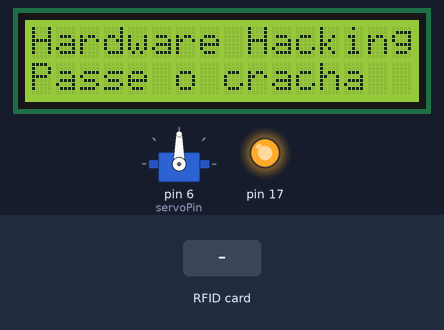
Simulated run of this sketch. Board: Arduino Leonardo, built with avr-gcc and run on an emulated ATmega32U4. Shown: servo, 16×2 character LCD, output pins drawn as LEDs (lit = HIGH). Inputs (shaded band) come from the test bench.

Above: at 0.2 s.
At 2.3 s:
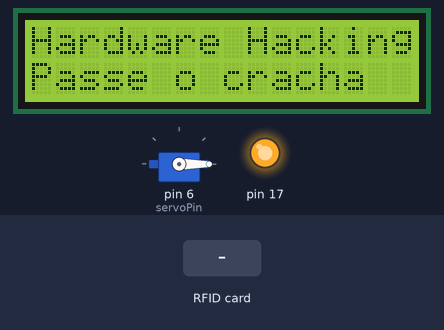
2.4 s: RFID card F5 02 87 10 held to the reader
At 2.8 s:
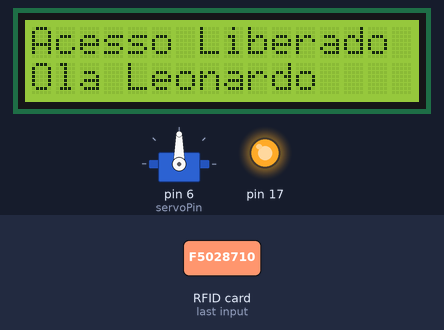
Timing chart, 0 to 9.0 s (numbered marks = the images above; inputs shaded):
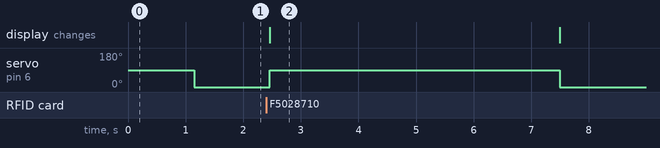

Measured:
- after the input at 2.4 s, servo on pin 6 (servoPin): 0° → 90° after 0.06 s, → 0° 5.0 s later; the display: changes after 0.06 s (image 2)

The sketch:

RFID_LCD.ino
```cpp
#include <LiquidCrystal_I2C.h>
#include <Servo.h>;
#include <SPI.h>
#include <MFRC522.h>

LiquidCrystal_I2C lcd(0x27,2,1,0,4,5,6,7,3, POSITIVE);
#define SS_PIN 10
#define RST_PIN 9
MFRC522 mfrc522(SS_PIN, RST_PIN);

const int servoPin = 6;
Servo servo;
int counter = 0;
String line2 = "";

void setup() {
  servo.attach (servoPin);
  SPI.begin();
  mfrc522.PCD_Init();
  lcd.begin (16,2);
  lcd.setBacklight(HIGH);
  lcd.print("Hardware Hacking");
  line2 = "Passe o cracha   ";
  lcd.setCursor(0,1);
  lcd.print(line2);
  delay(1000);
}
void loop() {
servo.write(0);
  if ( ! mfrc522.PICC_IsNewCardPresent())
  {
    return;
  }
  if ( ! mfrc522.PICC_ReadCardSerial())
  {
    return;
  }

  String content= "";
  byte letter;
  for (byte i = 0; i < mfrc522.uid.size; i++)
  {
     content.concat(String(mfrc522.uid.uidByte[i] < 0x10 ? " 0" : " "));
     content.concat(String(mfrc522.uid.uidByte[i], HEX));
  }
  content.toUpperCase();
  if (content.substring(1) == "F5 02 87 10") //UID do cartão
  {
servo.write (90);
String line2 = "Acesso Liberado  ";
lcd.setCursor(0,0);
lcd.print(line2);
line2 = "Ola Leonardo   ";
lcd.setCursor(0,1);
lcd.print(line2);
delay(5000);
servo.write (0);
  lcd.setCursor(0,0);
  lcd.print("Hardware Hacking");
  line2 = "Passe o cracha   ";
  lcd.setCursor(0,1);
  lcd.print(line2);
 }

 else   {
servo.write(0);
String line2 = "Acesso Negado  ";
lcd.setCursor(0,1);
lcd.print(line2);
delay(5000);
  lcd.setCursor(0,0);
  lcd.print("Hardware Hacking");
  line2 = "Passe o cracha   ";
  lcd.setCursor(0,1);
  lcd.print(line2);
  }
}
```
